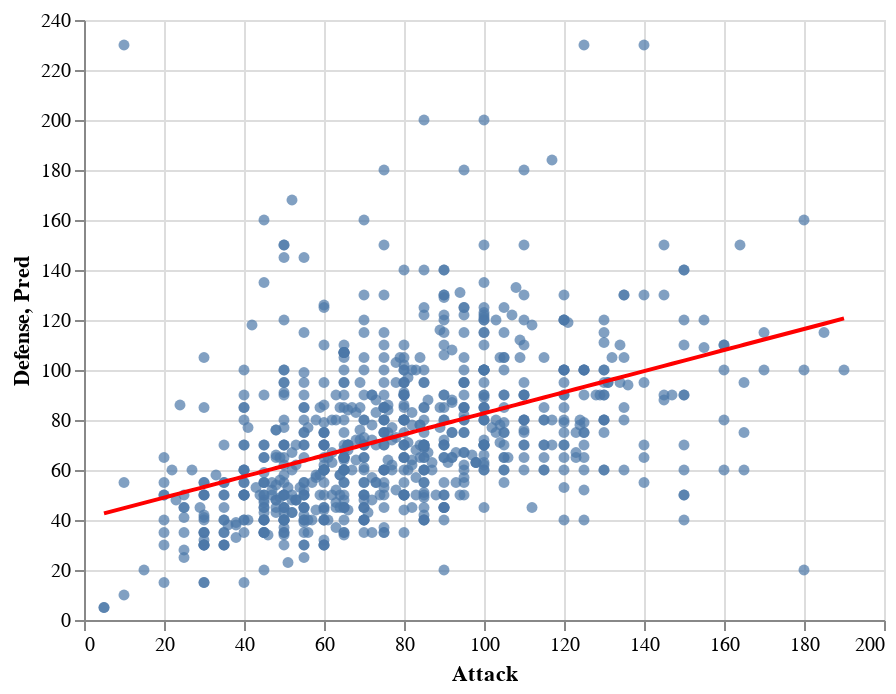

Notebook code for this chart:
### Markdown cell above
<font size=5>
Make Charts with our Linear Regression line

### Code cell
#draw the linear regression line prediction chart
c = alt.Chart(df).mark_circle().encode(
    x="Attack",
    y="Defense"
)
c1=alt.Chart(df).mark_line(color="red").encode(
    x="Attack",
    y="Pred"
)
c+c1

### Figure 1 — Vega-Lite specification as saved in the notebook (floating-point values rounded to 4 significant figures; data arrays with more than 128 entries replaced by an {"elided": "..."} marker saying what was removed)
{"config": {"view": {"continuousWidth": 400, "continuousHeight": 300}}, "layer": [{"mark": "circle", "encoding": {"x": {"type": "quantitative", "field": "Attack"}, "y": {"type": "quantitative", "field": "Defense"}}}, {"mark": {"type": "line", "color": "red"}, "encoding": {"x": {"type": "quantitative", "field": "Attack"}, "y": {"type": "quantitative", "field": "Pred"}}}], "data": {"name": "data-019bfefaf3b5c7d4998940c218a17392"}, "$schema": "https://vega.github.io/schema/vega-lite/v4.8.1.json", "datasets": {"data-019bfefaf3b5c7d4998940c218a17392": {"elided": "800 records"}}}
